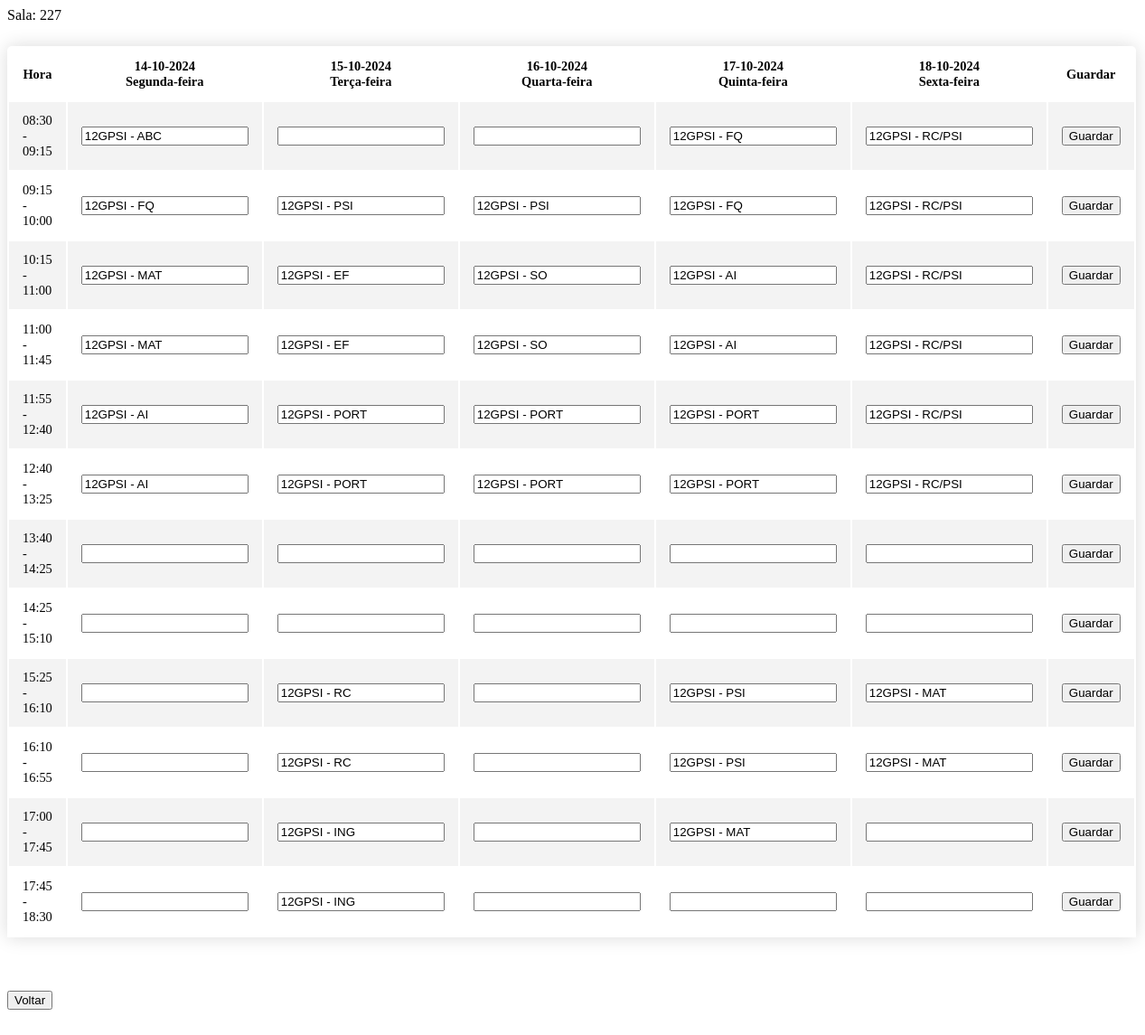
The page /pesquisarsalaeditar.php?pesquisa=227 on the database its author committed.
### tables this page shows
CREATE TABLE `horarios1` (
  `Nrsala` int(11) NOT NULL,
  `Codhora` varchar(11) NOT NULL,
  `segunda` varchar(20) NOT NULL,
  `terca` varchar(20) NOT NULL,
  `quarta` varchar(20) NOT NULL,
  `quinta` varchar(20) NOT NULL,
  `sexta` varchar(20) NOT NULL
);

### pesquisarsalaeditar.php (the view, shortened to what this page needs)
<?php
include('ligabd.php');
$pesq=$_GET["pesquisa"];
$pesquisa=$pesq;
$sql1="SELECT * FROM horarios1 WHERE Nrsala LIKE '$pesquisa' AND Codhora LIKE '08:30-09:15'";
$resultado1= mysqli_query($mysqli, $sql1);
$numregistos1= mysqli_num_rows($resultado1);
$sql2="SELECT * FROM horarios1 WHERE Nrsala LIKE '$pesquisa' AND Codhora LIKE '09:15-10:00'";
$resultado2= mysqli_query($mysqli, $sql2);
$sql3="SELECT * FROM horarios1 WHERE Nrsala LIKE '$pesquisa' AND Codhora LIKE '10:15-11:00'";
$resultado3= mysqli_query($mysqli, $sql3);
$sql4="SELECT * FROM horarios1 WHERE Nrsala LIKE '$pesquisa' AND Codhora LIKE '11:00-11:45'";
$resultado4= mysqli_query($mysqli, $sql4);
$sql5="SELECT * FROM horarios1 WHERE Nrsala LIKE '$pesquisa' AND Codhora LIKE '11:55-12:40'";
$resultado5= mysqli_query($mysqli, $sql5);
$sql6="SELECT * FROM horarios1 WHERE Nrsala LIKE '$pesquisa' AND Codhora LIKE '12:40-13:25'";
$resultado6= mysqli_query($mysqli, $sql6);
$sql7="SELECT * FROM horarios1 WHERE Nrsala LIKE '$pesquisa' AND Codhora LIKE '13:40-14:25'";
$resultado7= mysqli_query($mysqli, $sql7);
$sql8="SELECT * FROM horarios1 WHERE Nrsala LIKE '$pesquisa' AND Codhora LIKE '14:25-15:10'";
$resultado8= mysqli_query($mysqli, $sql8);
$sql9="SELECT * FROM horarios1 WHERE Nrsala LIKE '$pesquisa' AND Codhora LIKE '15:25-16:10'";
$resultado9= mysqli_query($mysqli, $sql9);
$sql10="SELECT * FROM horarios1 WHERE Nrsala LIKE '$pesquisa' AND Codhora LIKE '16:10-16:55'";
$resultado10= mysqli_query($mysqli, $sql10);
$sql11="SELECT * FROM horarios1 WHERE Nrsala LIKE '$pesquisa' AND Codhora LIKE '17:00-17:45'";
$resultado11= mysqli_query($mysqli, $sql11);
$sql12="SELECT * FROM horarios1 WHERE Nrsala LIKE '$pesquisa' AND Codhora LIKE '17:45-18:30'";
$resultado12= mysqli_query($mysqli, $sql12);
if ($numregistos1==0)
{
    header("Location: salaseditar.php?erro=1");
}
else
echo 'Sala: '.$pesquisa;
$nomesDiasSemana = array(
    'Segunda-feira',
    'Terça-feira',
    'Quarta-feira',
    'Quinta-feira',
    'Sexta-feira'
);
		echo '<table class="content-table">';
		echo "<tr><th>Hora</th>";
		$hoje = new DateTime();
$diaSemana = $hoje->format('N');
$primeiroDiaSemana = $hoje->sub(new DateInterval('P'.($diaSemana - 1).'D'));
for ($i = 0; $i < 5; $i++) {
    $dataAtual = $primeiroDiaSemana->format('d-m-Y');
    $diaSemana = $nomesDiasSemana[$i];
    echo "<th>{$dataAtual}<br>{$diaSemana}</th>";
    $primeiroDiaSemana->add(new DateInterval('P1D'));
}
		echo "<th>Guardar</th>";
		echo "</tr>
    	<tr><td>08:30 - 09:15</td>" ;
		echo "<form action='atualizahorario1.php' method='POST'>";
			while ($registo1 = mysqli_fetch_array($resultado1)) {
			echo "<td><input type='text' name='segunda' value='" .$registo1['segunda']."'></td>
			<td><input type='text' name='terca' value='" .$registo1['terca']."'></td>
			<td><input type='text' name='quarta' value='" .$registo1['quarta']."'></td>
			<td><input type='text' name='quinta' value='" .$registo1['quinta']."'></td>
			<td><input type='text' name='sexta' value='" .$registo1['sexta']."'></td>
			<td><input type='submit' value='Guardar'> </td>
			</td>
			</tr>";
		}
		echo "<td>09:15 - 10:00</td>";
		echo "<form action='atualizahorario2.php' method='POST'>";
			while ($registo2 = mysqli_fetch_array($resultado2)) {
				echo "<td><input type='text' name='segunda' value='" .$registo2['segunda']."'></td>
				<td><input type='text' name='terca' value='" .$registo2['terca']."'></td>
				<td><input type='text' name='quarta' value='" .$registo2['quarta']."'></td>
				<td><input type='text' name='quinta' value='" .$registo2['quinta']."'></td>
				<td><input type='text' name='sexta' value='" .$registo2['sexta']."'></td>
				<td><input type='submit' value='Guardar'> </td>
			</tr>";
		}
		echo "</form>";
		echo "<td>10:15 - 11:00</td>";
		echo "<form action='atualizahorario3.php' method='POST'>";
			while ($registo3 = mysqli_fetch_array($resultado3)) {
				echo "<td><input type='text' name='segunda' value='" .$registo3['segunda']."'></td>
				<td><input type='text' name='terca' value='" .$registo3['terca']."'></td>
				<td><input type='text' name='quarta' value='" .$registo3['quarta']."'></td>
				<td><input type='text' name='quinta' value='" .$registo3['quinta']."'></td>
				<td><input type='text' name='sexta' value='" .$registo3['sexta']."'></td>
				<td><input type='submit' value='Guardar'> </td>
			</tr>";
		}
		echo "</form>";
		echo "<td>11:00 - 11:45</td>";
		echo "<form action='atualizahorario4.php' method='POST'>";
			while ($registo4 = mysqli_fetch_array($resultado4)) {
				echo "<td><input type='text' name='segunda' value='" .$registo4['segunda']."'></td>
				<td><input type='text' name='terca' value='" .$registo4['terca']."'></td>
				<td><input type='text' name='quarta' value='" .$registo4['quarta']."'></td>
				<td><input type='text' name='quinta' value='" .$registo4['quinta']."'></td>
				<td><input type='text' name='sexta' value='" .$registo4['sexta']."'></td>
				<td><input type='submit' value='Guardar'> </td>
			</tr>";
		}
		echo "</form>";
		echo "<td>11:55 - 12:40</td>";
		echo "<form action='atualizahorario5.php' method='POST'>";
			while ($registo5 = mysqli_fetch_array($resultado5)) {
				echo "<td><input type='text' name='segunda' value='" .$registo5['segunda']."'></td>
				<td><input type='text' name='terca' value='" .$registo5['terca']."'></td>
				<td><input type='text' name='quarta' value='" .$registo5['quarta']."'></td>
				<td><input type='text' name='quinta' value='" .$registo5['quinta']."'></td>
				<td><input type='text' name='sexta' value='" .$registo5['sexta']."'></td>
				<td><input type='submit' value='Guardar'> </td>
			</tr>";
		}
		echo "</form>";
		echo "<td>12:40 - 13:25</td>";
		echo "<form action='atualizahorario6.php' method='POST'>";
			while ($registo6 = mysqli_fetch_array($resultado6)) {
				echo "<td><input type='text' name='segunda' value='" .$registo6['segunda']."'></td>
				<td><input type='text' name='terca' value='" .$registo6['terca']."'></td>
				<td><input type='text' name='quarta' value='" .$registo6['quarta']."'></td>
				<td><input type='text' name='quinta' value='" .$registo6['quinta']."'></td>
				<td><input type='text' name='sexta' value='" .$registo6['sexta']."'></td>
				<td><input type='submit' value='Guardar'> </td>
			</tr>";
		}
		echo "</form>";
		echo "<td>13:40 - 14:25</td>";
		echo "<form action='atualizahorario7.php' method='POST'>";
			while ($registo7 = mysqli_fetch_array($resultado7)) {
				echo "<td><input type='text' name='segunda' value='" .$registo7['segunda']."'></td>
				<td><input type='text' name='terca' value='" .$registo7['terca']."'></td>
				<td><input type='text' name='quarta' value='" .$registo7['quarta']."'></td>
				<td><input type='text' name='quinta' value='" .$registo7['quinta']."'></td>
				<td><input type='text' name='sexta' value='" .$registo7['sexta']."'></td>
				<td><input type='submit' value='Guardar'> </td>
			</tr>";
		}
		echo "</form>";
		echo "<td>14:25 - 15:10</td>";
		echo "<form action='atualizahorario8.php' method='POST'>";
			while ($registo8 = mysqli_fetch_array($resultado8)) {
				echo "<td><input type='text' name='segunda' value='" .$registo8['segunda']."'></td>
				<td><input type='text' name='terca' value='" .$registo8['terca']."'></td>
				<td><input type='text' name='quarta' value='" .$registo8['quarta']."'></td>
				<td><input type='text' name='quinta' value='" .$registo8['quinta']."'></td>
				<td><input type='text' name='sexta' value='" .$registo8['sexta']."'></td>
				<td><input type='submit' value='Guardar'> </td>
			</tr>";
		}
		echo "</form>";
		echo "<td>15:25 - 16:10</td>";
		echo "<form action='atualizahorario9.php' method='POST'>";
			while ($registo9 = mysqli_fetch_array($resultado9)) {
				echo "<td><input type='text' name='segunda' value='" .$registo9['segunda']."'></td>
				<td><input type='text' name='terca' value='" .$registo9['terca']."'></td>
				<td><input type='text' name='quarta' value='" .$registo9['quarta']."'></td>
				<td><input type='text' name='quinta' value='" .$registo9['quinta']."'></td>
				<td><input type='text' name='sexta' value='" .$registo9['sexta']."'></td>
				<td><input type='submit' value='Guardar'> </td>
			</tr>";
		}
		echo "</form>";
		echo "<td>16:10 - 16:55</td>";
		echo "<form action='atualizahorario10.php' method='POST'>";
			while ($registo10 = mysqli_fetch_array($resultado10)) {
				echo "<td><input type='text' name='segunda' value='" .$registo10['segunda']."'></td>
				<td><input type='text' name='terca' value='" .$registo10['terca']."'></td>
				<td><input type='text' name='quarta' value='" .$registo10['quarta']."'></td>
				<td><input type='text' name='quinta' value='" .$registo10['quinta']."'></td>
				<td><input type='text' name='sexta' value='" .$registo10['sexta']."'></td>
				<td><input type='submit' value='Guardar'> </td>
			</tr>";
		}
		echo "</form>";
		echo "<td>17:00 - 17:45</td>";
		echo "<form action='atualizahorario11.php' method='POST'>";
			while ($registo11 = mysqli_fetch_array($resultado11)) {
				echo "<td><input type='text' name='segunda' value='" .$registo11['segunda']."'></td>
				<td><input type='text' name='terca' value='" .$registo11['terca']."'></td>
				<td><input type='text' name='quarta' value='" .$registo11['quarta']."'></td>
				<td><input type='text' name='quinta' value='" .$registo11['quinta']."'></td>
				<td><input type='text' name='sexta' value='" .$registo11['sexta']."'></td>
				<td><input type='submit' value='Guardar'> </td>
			</tr>";
		}
		echo "</form>";
		echo "<td>17:45 - 18:30</td>";
		echo "<form action='atualizahorario12.php' method='POST'>";
			while ($registo12 = mysqli_fetch_array($resultado12)) {
				echo "<td><input type='text' name='segunda' value='" .$registo12['segunda']."'></td>
				<td><input type='text' name='terca' value='" .$registo12['terca']."'></td>
				<td><input type='text' name='quarta' value='" .$registo12['quarta']."'></td>
				<td><input type='text' name='quinta' value='" .$registo12['quinta']."'></td>
				<td><input type='text' name='sexta' value='" .$registo12['sexta']."'></td>
				<td><input type='submit' value='Guardar'> </td>
			</tr>";
		}
		echo "</form>";
	echo "</table>";
	echo "<form action = \"salaseditar.php\" method = \"POST\">
	<p><input class=\"voltar\" type = \"submit\" value = \"Voltar\"></p>
	</form>";
?>

### pesquisarsalaeditar.php (style rules this page uses)
.content-table { border: 1px; margin: 25px 0; font-size: 0.9em; border-radius: 5px 5px 0 0; overflow: hidden; box-shadow: 0 0 20px rgba(0, 0, 0, 0.15); width: 80%; }
.content-table th, .content-table td { padding: 12px 15px; }
.content-table tbody tr { border-bottom: 1px solid #dddddd; }
.content-table tbody tr:nth-of-type(even) { background-color: #f3f3f3; }

### rows shown on the page
horarios1: segunda "12GPSI - ABC", quinta "12GPSI - FQ", sexta "12GPSI - RC/PSI"
horarios1: segunda "12GPSI - FQ", terca "12GPSI - PSI", quarta "12GPSI - PSI", quinta "12GPSI - FQ", sexta "12GPSI - RC/PSI"
horarios1: segunda "12GPSI - MAT", terca "12GPSI - EF", quarta "12GPSI - SO", quinta "12GPSI - AI", sexta "12GPSI - RC/PSI"
horarios1: segunda "12GPSI - MAT", terca "12GPSI - EF", quarta "12GPSI - SO", quinta "12GPSI - AI", sexta "12GPSI - RC/PSI"
horarios1: segunda "12GPSI - AI", terca "12GPSI - PORT", quarta "12GPSI - PORT", quinta "12GPSI - PORT", sexta "12GPSI - RC/PSI"
horarios1: segunda "12GPSI - AI", terca "12GPSI - PORT", quarta "12GPSI - PORT", quinta "12GPSI - PORT", sexta "12GPSI - RC/PSI"
horarios1: terca "12GPSI - RC", quinta "12GPSI - PSI", sexta "12GPSI - MAT"
horarios1: terca "12GPSI - RC", quinta "12GPSI - PSI", sexta "12GPSI - MAT"
horarios1: terca "12GPSI - ING", quinta "12GPSI - MAT"
horarios1: terca "12GPSI - ING"

### other values the page prints
$pesquisa "227"
$diaSemana "Segunda-feira"
$diaSemana "Terça-feira"
$diaSemana "Quarta-feira"
$diaSemana "Quinta-feira"
$diaSemana "Sexta-feira"
